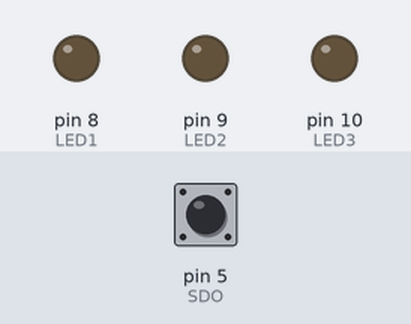
A sketch run on a simulated Arduino Uno, built with avr-gcc and run on an emulated ATmega328P. Parts: output pins drawn as LEDs (lit = HIGH). Wiring (inferred from the names in the program): I2C bus: SDA pin 3; SCL pin 7. Dashed ring = blinking. The test bench sets the inputs (shaded band); at power-on: pin 5 (SDO) LOW. Storage starts empty; pins used as bus, display or sensor lines are not drawn; what the sketch prints to the serial monitor is not drawn.

Above: at 1.2 s.
1.3 s: pin 5 (SDO) driven HIGH
3.2 s: pin 5 (SDO) driven LOW
At 5.07 s:
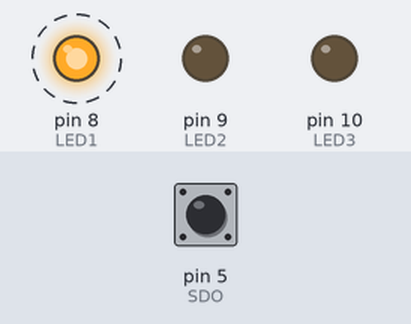
10.3 s: pin 5 (SDO) pulsed HIGH 5 times (0.12 s each, 0.3 s apart)
At 12.09 s:
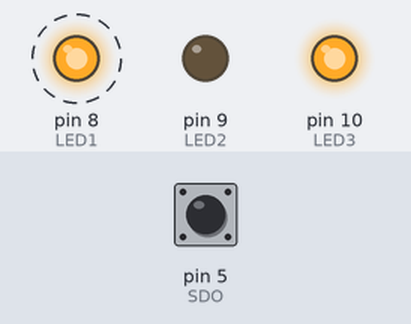
Timing chart, 0 to 19.8 s (numbered marks = the images above; inputs shaded):
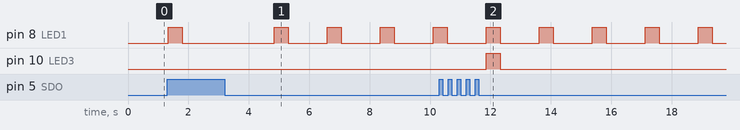

The sketch:

dozimeterDRO.ino
```cpp
/* CANDY DRO */

/*
 * SD card attached to SPI bus as follows:
 ** SDcard01B/CMD      MOSI - pin PB3
 ** SDcard01B/DATA0    MISO - pin PB4
 ** SDcard01B/CLK      CLK  - pin PB5
 ** SDcard01B/CD/DATA3 CS   - pin PD4

 ** ADCmonoSPI/CONV - pin PD6
 ** ADCmonoSPI/SDO  - pin PD5
 ** ADCmonoSPI/SCK -  pin PD7  shared with LED4
*/

#include <SD.h>

const String filename = "log.csv ";  // filename for logfile

const int ADreset=3; // PD3
const int eint=2;     // PD2
const int LED1=8;     // PB0
const int LED2=9;     // PB1
const int LED3=10;    // PB2
const int LED4=7;     // PD7
const int chipSelect = 4;     // CS is PD4
const int CONV = 6;     // CONV is PD6
const int SDO = 5;     // SDO is PD5
const int ADSCK = 7;     // SCK is PD7

const int CHANNELS=512;  // Number of channels

//unsigned int channelT[CHANNELS];    // recordig buffer
unsigned char channelA[CHANNELS];    // recordig buffer
boolean rise=false;           // flag fo recording time
char inChar;                  // input character from GPS
String dataString = "";       // concantenated string with NMEA messages and measured values
int coll = 0;                 // collons counter in NMEA messages
unsigned int num = 0;         // measurements counter
unsigned int count;           // measurements per 10 s

// 1x 100 us per 10 s UTC synchronised without FIX; 40 configuration bytes
const char cmd[40]={0xB5, 0x62, 0x06, 0x31, 0x20, 0x00, 0x00, 0x00, 0x00, 0x00, 0x32, 0x00, 0x00, 0x00, 0x80, 0x96, 0x98, 0x00, 0xE0, 0xC8, 0x10, 0x00, 0x64, 0x00, 0x00, 0x00, 0x00, 0x00, 0x00, 0x00, 0x00, 0x00, 0x00, 0x00, 0x73, 0x00, 0x00, 0x00, 0xC6, 0x51};

// airborne <1g; 40 configuration bytes
const char cmd2[44]={0xB5, 0x62 ,0x06 ,0x24 ,0x24 ,0x00 ,0xFF ,0xFF ,0x06 ,0x03 ,0x00 ,0x00 ,0x00 ,0x00 ,0x10 ,0x27 ,0x00 ,0x00 ,0x05 ,0x00 ,0xFA ,0x00 ,0xFA ,0x00 ,0x64 ,0x00 ,0x2C ,0x01 ,0x00 ,0x3C ,0x00 ,0x00 ,0x00 ,0x00 ,0x00 ,0x00 ,0x00 ,0x00 ,0x00 ,0x00 ,0x00 ,0x00 ,0x52 ,0xE8};

// configure GPS
void setupGPS()
{
   for (int n=0;n<40;n++) Serial.write(cmd[n]);
   for (int n=0;n<44;n++) Serial.write(cmd2[n]);
}

void errorLED()
{
  while(true)
  {
    digitalWrite(LED4, HIGH);   // turn the LED on (HIGH is the voltage level)
    delay(100);               // wait for a second
    digitalWrite(LED4, LOW);    // turn the LED off by making the voltage LOW
    delay(100);               // wait for a second
  }
}

// function for reading $GPRMC NMEA message
void ReadGPRMC()
{
  // $GPRMC,091451.00,A,4915.64143,N,01441.50397,E,0.053,,090215,,,A*74
  coll = 0;
  while(1)    // wait for $GPRMC
  {
    // get incoming byte:
    while (!Serial.available());
    if (Serial.read() != '$') continue;
    while (!Serial.available());
    if (Serial.read() != 'G') continue;
    while (!Serial.available());
    if (Serial.read() != 'P') continue;
    while (!Serial.available());
    if (Serial.read() != 'R') continue;
    while (!Serial.available());
    if (Serial.read() != 'M') continue;
    while (!Serial.available());
    if (Serial.read() != 'C') continue;
    while (!Serial.available());
    if (Serial.read() != ',') continue;
    break;
  }
  do
  {
    while (!Serial.available());
    inChar = (char)Serial.read();
    if (inChar == ',') coll++;
    dataString += inChar;
  }
  while (coll < 9);  // read only 9 coma separated values
}

// function for reading $GPGGA NMEA message
void ReadGPGGA()
{
  // $GPGGA,091451.00,4915.64143,N,01441.50397,E,1,09,0.90,443.2,M,44.0,M,,*50
  coll = 0;
  while(1)  // wait for $GPGGA
  {
    while (!Serial.available());
    if (Serial.read() != '$') continue;
    while (!Serial.available());
    if (Serial.read() != 'G') continue;
    while (!Serial.available());
    if (Serial.read() != 'P') continue;
    while (!Serial.available());
    if (Serial.read() != 'G') continue;
    while (!Serial.available());
    if (Serial.read() != 'G') continue;
    while (!Serial.available());
    if (Serial.read() != 'A') continue;
    while (!Serial.available());
    if (Serial.read() != ',') continue;
    break;
  }
  do
  {
    while (!Serial.available());
    inChar = (char)Serial.read();
    if (inChar == ',') coll++;
    if (coll > 4) dataString += inChar;  // skip first 5 coma separated values
  }
  while (coll < 12); // read only 7 coma separated values
}

void isr()        // interrupt service routine driven from 1PPS from GPS
{
  {
    rise=true;
  }

}

void record()
{
  for (int c=67; c<CHANNELS; c++)
  {
    if (channelA[c]>0)
    {
      digitalWrite(LED4, HIGH);   // LED 16-64
      break;
    }
  }

  for (int c=33; c<64; c++)
  {
    if (channelA[c]>0)
    {
      digitalWrite(LED3, HIGH);   // LED 9-16
      break;
    }
  }

  for (int c=17; c<32; c++)
  {
    if (channelA[c]>0)
    {
      digitalWrite(LED2, HIGH);   // LED 5-8
      break;
    }
  }

  for (int c=0; c<16; c++)
  {
    if (channelA[c]>0)
    {
      digitalWrite(LED1, HIGH);   // LED 0-4
      break;
    }
  }

  //!!!!!!!!!!!!!! uprava pro DRO
  for (int n=0; n<CHANNELS; n++) // clear recording buffer
  {
    channelA[n]=0;
  }
  delay(100000);
  digitalWrite(LED1, LOW);   // LED OFF
  digitalWrite(LED2, LOW);   // LED OFF
  digitalWrite(LED3, LOW);   // LED OFF
  digitalWrite(LED4, LOW);   // LED OFF
  return;

  dataString = "";        // make a string for assembling the data to log
  //*
  ReadGPRMC();            // read NMEA sentences from GPS
  ReadGPGGA();
  //*/
  // make a string for assembling the data to log:
  dataString += String(num++);
  //dataString += ",";
  //!!! Serial.print(dataString);

  // open the file. note that only one file can be open at a time,
  // so you have to close this one before opening another.
  digitalWrite(chipSelect, HIGH);
  char fileNameCharArray[filename.length()];
  filename.toCharArray(fileNameCharArray, filename.length());

  File dataFile;

  dataFile = SD.open(fileNameCharArray, FILE_WRITE);
  if (dataFile)
  {
    dataFile.print(dataString);
    dataFile.close();
  }
  else
  {
    errorLED();
  }

  for (int i=0; i<(CHANNELS/32); i++)
  {
    dataString = "";
    for (int n=0; n<32; n++)
    {
      dataString += ",";
      dataString += String(channelA[(i*32)+n]);
    };

    dataFile = SD.open(fileNameCharArray, FILE_WRITE);
    if (dataFile)
    {
      dataFile.print(dataString);
      dataFile.close();
    }
    else
    {
      errorLED();
    }
  }

  dataString = ",";
  dataString += String(count);
  dataFile = SD.open(fileNameCharArray, FILE_WRITE);
  if (dataFile)
  {
    dataFile.println(dataString);
    dataFile.close();
  }
  else
  {
    errorLED();
  }


  digitalWrite(chipSelect, LOW);

  /*!!! control print
  //TODO print to I2C display
  Serial.print(":");
  Serial.print(count);
  Serial.print("*");
  for(int j=0;j<36;j++) {Serial.print(channelA[j]); Serial.print(' ');}
  Serial.println();
  //*/

  for (int n=0; n<CHANNELS; n++) // clear recording buffer
  {
    channelA[n]=0;
  }

  digitalWrite(LED1, LOW);   // LED OFF
  digitalWrite(LED2, LOW);   // LED OFF
  digitalWrite(LED3, LOW);   // LED OFF
  digitalWrite(LED4, LOW);   // LED OFF

}

void setup()
{
 // Open serial communications and wait for port to open:
  Serial.begin(9600);
  while (!Serial) {;}
  //Serial.println("#cvak");

  pinMode(ADreset, OUTPUT);
  pinMode(eint, INPUT);
  pinMode(SDO, INPUT);
  pinMode(LED1, OUTPUT);
  pinMode(LED2, OUTPUT);
  pinMode(LED3, OUTPUT);
  pinMode(LED4, OUTPUT);
  pinMode(CONV, OUTPUT);
  //pinMode(SCK, OUTPUT);

  setupGPS();

  //Serial.print("#Initializing SD card...");  // inserting a SD Card always reset the processor and call setup
  // make sure that the default chip select pin is set to
  // output, even if you don't use it:

  // see if the card is present and can be initialized:
  if (!SD.begin(chipSelect))
  {
    //Serial.println("Card failed, or not present");
    // don't do anything more:
    errorLED();
    return;
  }
  //Serial.println("card initialized.");

  noInterrupts();          // disable all interrupts
  //!!! attachInterrupt(0, isr, RISING);  // initialise interrupt from rising edge of 1PPS

  for (int n=0; n<CHANNELS; n++) // clear recoding buffer
  {
    channelA[n]=0;
  }

  //!!! interrupts();             // enable all interrupts

  //Serial.println("#Hmmm");
}

void loop()
{
  unsigned int val;
  unsigned int treshold = 1;

  count = 0;
  while (true)
  {
    count++;
    digitalWrite(ADSCK, HIGH);
    digitalWrite(CONV, HIGH);  // start AD conversion
    digitalWrite(ADreset, HIGH);  // reset Peack Detector
    digitalWrite(CONV, LOW);   // start SPI
    digitalWrite(ADreset, LOW);  // start Peack Detector
    val=0;
    for (int p=0;p<9;p++)
    {
      digitalWrite(ADSCK, LOW);  // 1 CLK
      digitalWrite(ADSCK, HIGH);
      val= (val<<1)|digitalRead(SDO);
    }
    digitalWrite(ADSCK, LOW);  // 1 CLK

    if (channelA[val] < 255) channelA[val]++;

    if (count > 10000)  // recording time cca 1s pro ukazku na DRO
    {
        record();  // make record
        digitalWrite(ADreset, HIGH);  // reset Peack Detector
        rise = false;
        count = 0;
        digitalWrite(ADreset, LOW);  // start Peack Detector
        continue;  // skip this interrupted impuls
    }
  }
}
```

Measured:
- after the input at 3.2 s, pin 8 (LED1): alternates HIGH for 0.47 s and LOW for 1.3 s, starting after 1.6 s
- after the input at 10.3 s, pin 10 (LED3): LOW → HIGH after 1.6 s, → LOW 0.47 s later
